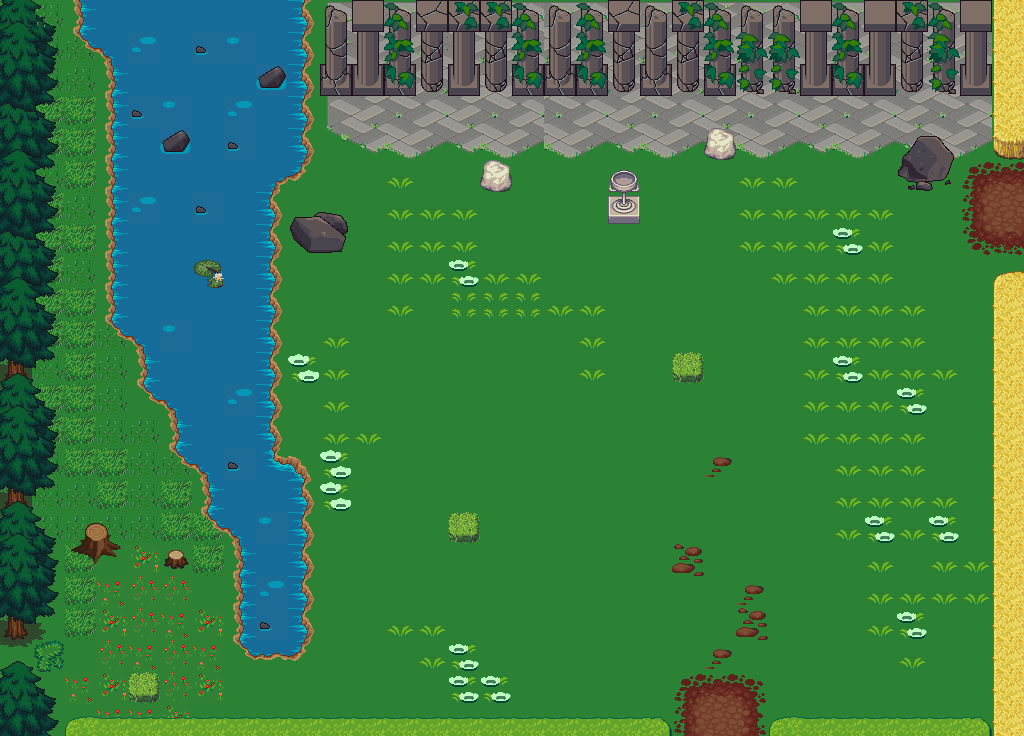

A level layout from a 2D game, rendered from its tile map. Below: a short description, then the map file with tile-grid data replaced by summaries:
An orthogonal 32x23 tile map with 32x32 px tiles, 4 tile layers (Sol, Décorations, Obstacles, Frontières).

<map version="1.0" tiledversion="1.0.3" orientation="orthogonal" renderorder="right-down" width="32" height="23" tilewidth="32" tileheight="32" nextobjectid="1">
 <tileset firstgid="1" source="Atlas.tsx" />
 <layer name="Sol" width="32" height="23">
  <data>[736 cells, 736 non-empty, 2 distinct tile ids]</data>
 </layer>
 <layer name="Décorations" width="32" height="23">
  <data>[736 cells, 302 non-empty, 47 distinct tile ids]</data>
 </layer>
 <layer name="Obstacles" width="32" height="23">
  <data>[736 cells, 201 non-empty, 49 distinct tile ids]</data>
 </layer>
 <layer name="Frontières" width="32" height="23">
  <data>[736 cells, 127 non-empty, 28 distinct tile ids]</data>
 </layer>
</map>
